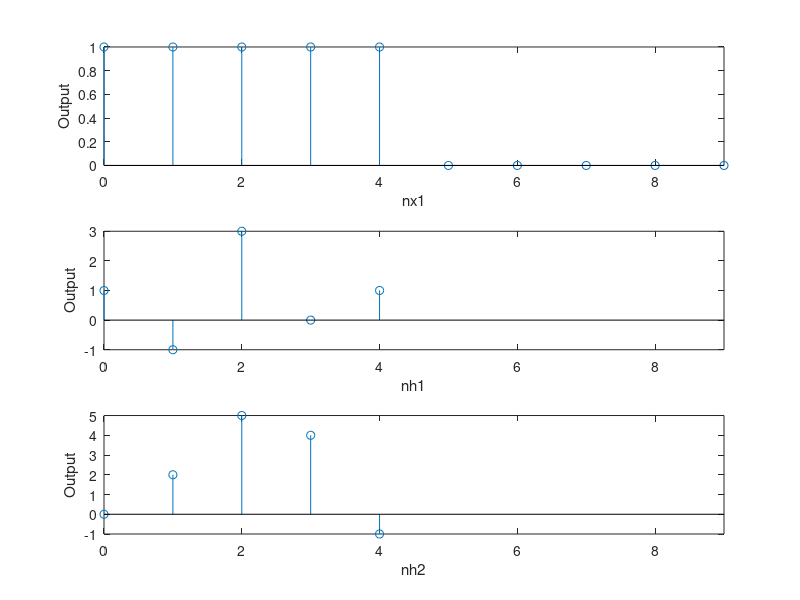

Here is the MATLAB script that generated this plot:
nx1 = 0:9;
nh1 = 0:4;
x1 = [ones(1,5) zeros(1,5)];
h1 = [1 -1 3 0 1];
h2 = [0 2 5 4 -1];

subplot(3,1,1),stem(nx1,x1),axis([0,9,ylim])
xlabel('nx1');ylabel('Output')
subplot(3,1,2),stem(nh1,h1),axis([0,9,ylim])
xlabel('nh1');ylabel('Output')
subplot(3,1,3),stem(nh1,h2),axis([0,9,ylim])
xlabel('nh2');ylabel('Output')
